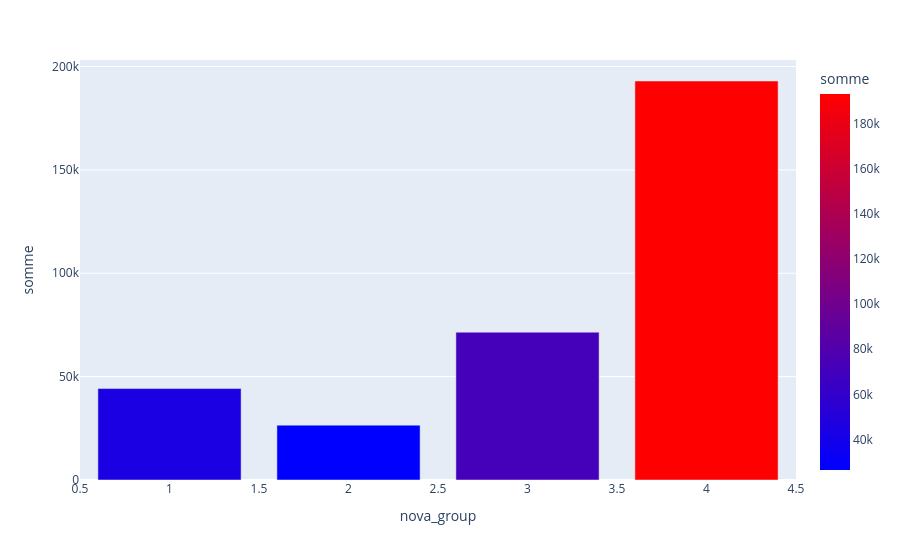

Source (notebook cell):
### Code cell
nova_group = count_for_graph(df,"nova_group")

graph = px.bar(nova_group, x="nova_group", y="somme", color="somme", color_continuous_scale="bluered")
graph.show()

### Figure 1 — Plotly figure (JSON) as saved in the notebook; plotly's stock layout.template omitted (floating-point values rounded to 4 significant figures)
{"data": [{"hovertemplate": "nova_group=%{x}<br>somme=%{marker.color}<extra></extra>", "legendgroup": "", "marker": {"color": [44236, 26539, 71505, 193010], "coloraxis": "coloraxis", "pattern": {"shape": ""}}, "name": "", "orientation": "v", "showlegend": false, "textposition": "auto", "type": "bar", "x": [1.0, 2.0, 3.0, 4.0], "xaxis": "x", "y": [44236, 26539, 71505, 193010], "yaxis": "y"}], "layout": {"barmode": "relative", "coloraxis": {"autocolorscale": false, "colorbar": {"title": {"text": "somme"}}, "colorscale": [[0, "rgb(0,0,255)"], [1, "rgb(255,0,0)"]]}, "legend": {"tracegroupgap": 0}, "margin": {"t": 60}, "xaxis": {"anchor": "y", "domain": [0, 1], "title": {"text": "nova_group"}}, "yaxis": {"anchor": "x", "domain": [0, 1], "title": {"text": "somme"}}}}
